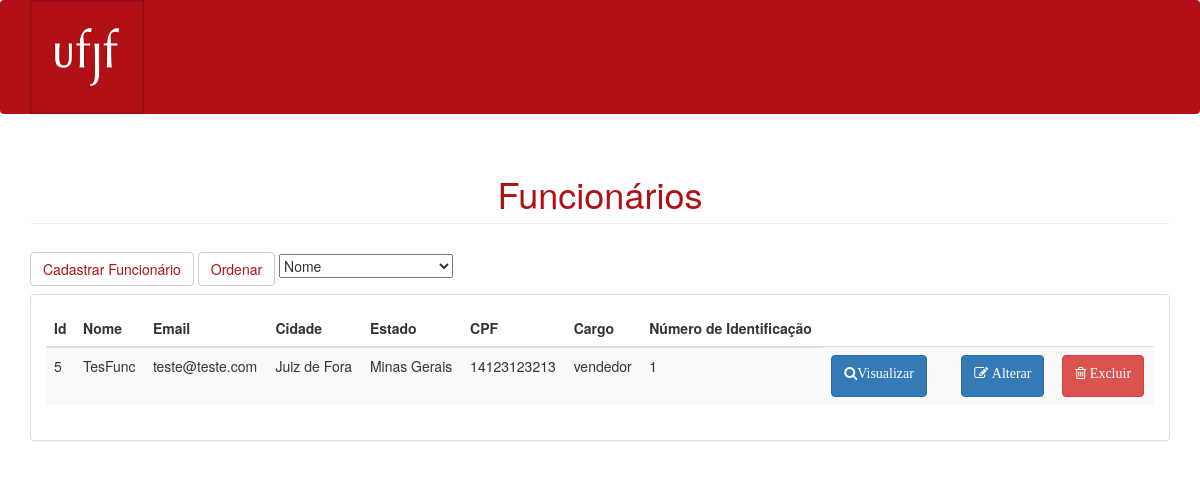
/views/funcionarios/lista-funcionarios.php, run on the app's committed database.
### tables this page shows
CREATE TABLE `funcionarios` (
  `id` int(10) UNSIGNED NOT NULL,
  `cpf` varchar(11) NOT NULL,
  `numero_identificacao` int(11) NOT NULL,
  `salario` float NOT NULL,
  `cargo` enum('vendedor','administrador') NOT NULL,
  `usuario_id` int(10) UNSIGNED NOT NULL
);

CREATE TABLE `usuarios` (
  `id` int(10) UNSIGNED NOT NULL,
  `nome` varchar(191) NOT NULL,
  `email` varchar(191) NOT NULL,
  `senha` varchar(191) NOT NULL,
  `categoria` enum('cliente','administrador','gerente','funcionario') NOT NULL,
  `cidade` varchar(191) NOT NULL,
  `estado` varchar(191) NOT NULL
);

### controllers/funcionarios/lista-funcionarios.php (called while the page is built, shortened)
<?php
function listaFuncionarios($connect, $sort)
{
    $funcionarios = array();
    $query = "SELECT *, funcionarios.id as funcionario_id FROM funcionarios INNER JOIN usuarios on funcionarios.usuario_id = usuarios.id ";
    $query = $query.$sort;
    $result = mysqli_query($connect, $query);
    while($funcionario = mysqli_fetch_assoc($result)) {
        array_push($funcionarios, $funcionario);
    }
    return $funcionarios;
}

### views/funcionarios/lista-funcionarios.php (the view, shortened to what this page needs)
<?php
include("../UserHeader.php");
include("../../includes/connect.php");
include("../menu.php");
include("../../controllers/funcionarios/lista-funcionarios.php");
if (isset($_GET['sort']))
    $sort = " order by ".$_GET['sort'];
else
    $sort = "";
$funcionarios = listaFuncionarios($connect, $sort);
?>
    <div class="container">
        <h1 style="color:#b11016" class="page-header">Funcionários</h1>
        <form method="get" action="lista-funcionarios.php">
            <a href="cadastrar-funcionario.php"><button style="background-color: #fff; color: #b11016" type="button" class="btn btn-default navbar-btn">Cadastrar Funcionário</button></a>
            <a href="lista-funcionarios.php"><button style="background-color: #fff; color: #b11016" type="submit" class="btn btn-default navbar-btn">Ordenar</button></a>
            <select name="sort">
                <option value="nome">Nome</option>
            </select>
        </form>
        <div class="row">
            <div class="col-md-12">
                <div class="panel panel-default">
                    <div class="panel-body">
                        <div class="table-responsive">
                            <table class="table table-striped">
                                <thead>
                                <tr>
                                    <th>Id</th>
                                    <th>Nome</th>
                                    <th>Email</th>
                                    <th>Cidade</th>
                                    <th>Estado</th>
                                    <th>CPF</th>
                                    <th>Cargo</th>
                                    <th>Número de Identificação</th>
                                </tr>
                                </thead>
                                <tbody>
                                <?php foreach($funcionarios as $funcionario) :?>
                                    <tr>
                                        <td><?=$funcionario['funcionario_id']?></td>
                                        <td><?=$funcionario['nome']?></td>
                                        <td><?=$funcionario['email']?></td>
                                        <td><?=$funcionario['cidade']?></td>
                                        <td><?=$funcionario['estado']?></td>
                                        <td><?=$funcionario['cpf']?></td>
                                        <td><?=$funcionario['cargo']?></td>
                                        <td><?=$funcionario['numero_identificacao']?></td>
                                        <td>
                                            <form action="../usuarios/visualizar-usuario.php" method="get">
                                                <button class="btn btn-primary"><p class="fa fa-search">Visualizar</p></button></td>
                                        <td>
                                        <td>
                                            <form action="../usuarios/alterar-usuario.php" method="get">
                                                <button class="btn btn-primary"><p class="fa fa-edit"> Alterar</p></button></td>
                                        <td>
                                            <form action="../../views/usuarios/excluir-usuario.php" method="post">
                                                <button class="btn btn-danger"><p class="fa fa-trash-o"> Excluir</p></button>
                                            </form>
                                        </td>
                                    </tr>
                                <?php endforeach ?>
                                </tbody>
                            </table>
                        </div>
                    </div>
                </div>
            </div>
        </div>
    </div>

### css/sb-admin-2.css (style rules this page uses)
body { background-color: #f8f8f8; }

### css/style.css (style rules this page uses)
.page-header { text-align: center; }
body { background-color: #fff; }
.navbar-btn { background-color: #fff; }

### data on the page
funcionarios: id "5", usuario.nome "TesFunc", usuario.email "teste@teste.com", usuario.cidade "Juiz de Fora", usuario.estado "Minas Gerais", cpf "14123123213", cargo "vendedor", numero_identificacao "1"
